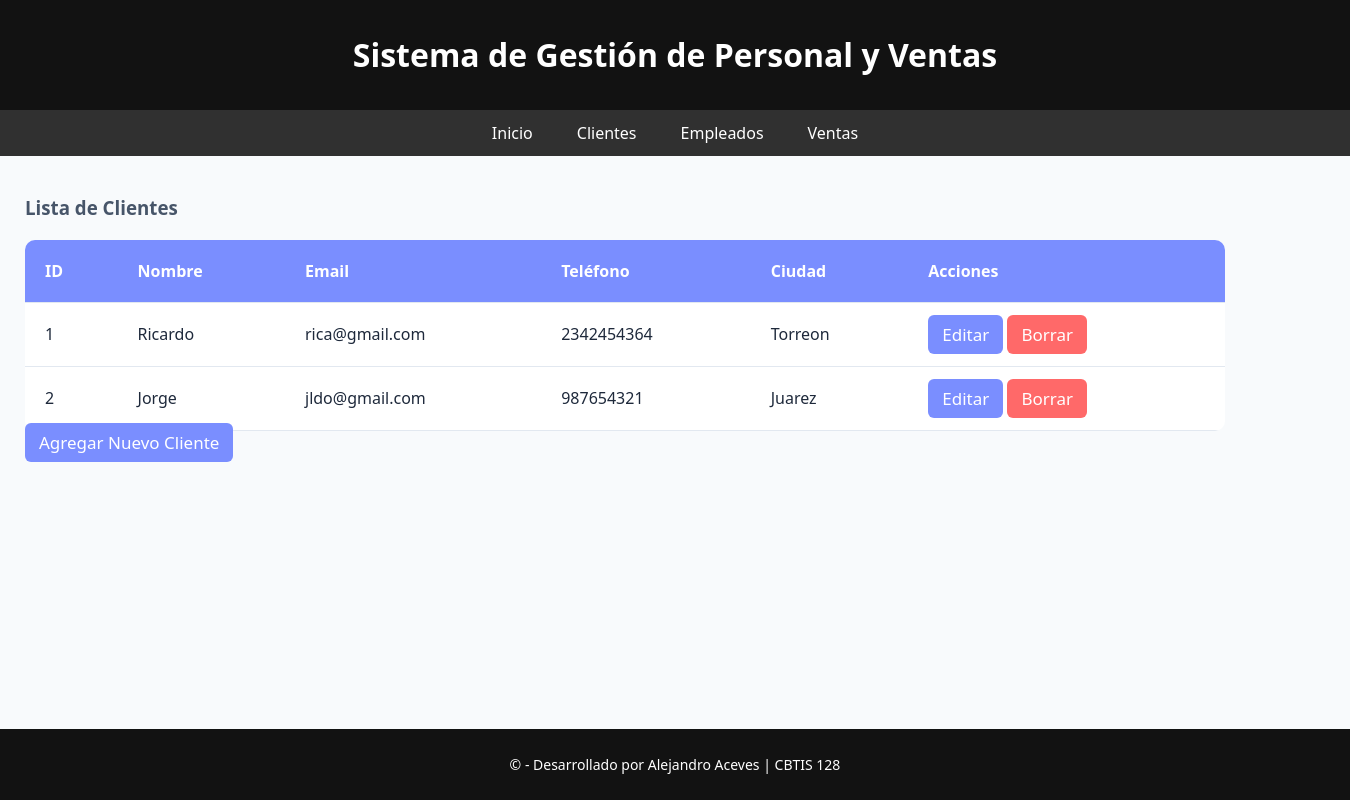
/clientes/, run on the app's committed database.
### app_instrumental/models.py (models this page shows, shortened)
class Cliente(models.Model):
    id_cliente = models.AutoField(primary_key=True)
    nombre = models.CharField(max_length=255)
    email = models.EmailField()
    telefono = models.CharField(max_length=20)
    direccion = models.CharField(max_length=255)
    ciudad = models.CharField(max_length=100)

### app_instrumental/views.py (the view)
# urls.py: path('clientes/', views.ver_clientes, name='ver_clientes'),
def ver_clientes(request):
    clientes = Cliente.objects.all()
    return render(request, 'clientes/ver_clientes.html', {'clientes': clientes})

### app_instrumental/templates/clientes/ver_clientes.html
{% extends 'base.html' %}
{% block content %}
<h3>Lista de Clientes</h3>
<table>
  <thead>
    <tr>
      <th>ID</th><th>Nombre</th><th>Email</th><th>Teléfono</th><th>Ciudad</th><th>Acciones</th>
    </tr>
  </thead>
  <tbody>
    {% for c in clientes %}
    <tr>
      <td>{{ c.id_cliente }}</td>
      <td>{{ c.nombre }}</td>
      <td>{{ c.email }}</td>
      <td>{{ c.telefono }}</td>
      <td>{{ c.ciudad }}</td>
      <td>
        <a href="{% url 'actualizar_cliente' c.id_cliente %}" class="btn">Editar</a>
        <a href="{% url 'borrar_cliente' c.id_cliente %}" class="btn btn-danger">Borrar</a>
      </td>
    </tr>
    {% empty %}
    <tr><td colspan="6" class="text-center">No hay clientes registrados.</td></tr>
    {% endfor %}
  </tbody>
</table>
<a href="{% url 'agregar_cliente' %}" class="btn">Agregar Nuevo Cliente</a>
{% endblock %}

### app_instrumental/static/css/styles.css (style rules this page uses)
html { height: 100%; }
body { font-family: 'Segoe UI', sans-serif; background-color: #f8fafc; color: #1e293b; margin: 0; padding: 0; display: flex; flex-direction: column; min-height: 100vh; }
a { color: #7a8eff; text-decoration: none; }
table { width: 1200px; border-collapse: collapse; margin-top: 20px; background: white; border-radius: 10px; overflow: hidden; }
th, td { padding: 20px; border-bottom: 1px solid #e2e8f0; text-align: left; }
th { background-color: #7a8eff; color: white; }
button, .btn { background-color: #7a8eff; color: white; padding: 8px 14px; border: none; border-radius: 6px; cursor: pointer; margin-top: 20px; position: relative; width: 120px; }
.btn-danger { background-color: #ff6969; margin-top: 20px; }
a.btn { font-size: 17px; }
h3 { margin-bottom: 10px; color: #475569; }

### data on the page
Cliente: id_cliente "1", nombre "Ricardo", email "rica@gmail.com", telefono "2342454364", ciudad "Torreon"
Cliente: id_cliente "2", nombre "Jorge", email "jldo@gmail.com", telefono "987654321", ciudad "Juarez"
